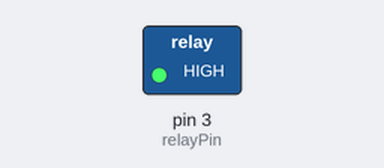
The sketch below on a simulated Arduino Uno, built with avr-gcc and run on an emulated ATmega328P. On the bench: switched loads named in the sketch (green lamp = pin HIGH).

Above: at 1.0 s.
At 3.0 s:
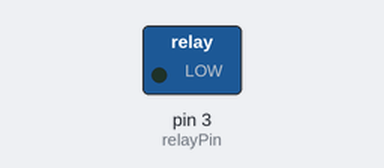
Timing chart, 0 to 5.2 s (numbered marks = the images above):
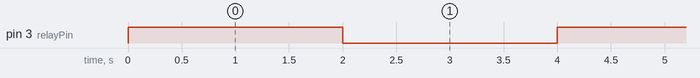

Measured:
- by itself, pin 3 (relayPin): alternates HIGH for 2.0 s and LOW for 2.0 s

The sketch:

Relay.ino
```cpp
//by Quad Store
//www.quadstore.in

int relayPin = 3;

void setup()
{
  pinMode(relayPin, OUTPUT);
}


void loop()
{
   digitalWrite(relayPin, HIGH);   // turn the relay on (HIGH is the voltage level)
  delay(2000);              // wait for a second
  digitalWrite(relayPin, LOW);    // turn the relay off by making the voltage LOW
  delay(2000);              // wait for a second
}
```
